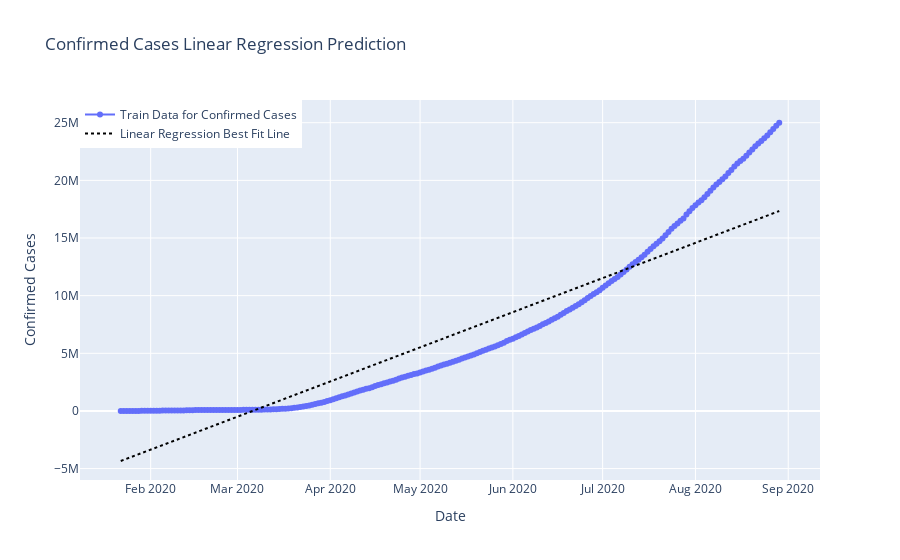

Notebook cell for this chart:
### Code cell
plt.figure(figsize=(11,6))
prediction_linreg=lin_reg.predict(np.array(datewise["Days Since"]).reshape(-1,1))
linreg_output=[]
for i in range(prediction_linreg.shape[0]):
    linreg_output.append(prediction_linreg[i][0])

fig=go.Figure()
fig.add_trace(go.Scatter(x=datewise.index, y=datewise["Confirmed"],
                    mode='lines+markers',name="Train Data for Confirmed Cases"))
fig.add_trace(go.Scatter(x=datewise.index, y=linreg_output,
                    mode='lines',name="Linear Regression Best Fit Line",
                    line=dict(color='black', dash='dot')))
fig.update_layout(title="Confirmed Cases Linear Regression Prediction",
                 xaxis_title="Date",yaxis_title="Confirmed Cases",legend=dict(x=0,y=1,traceorder="normal"))
fig.show()

### Figure 1 — Plotly figure (JSON) as saved in the notebook; plotly's stock layout.template omitted (floating-point values rounded to 4 significant figures; data arrays with more than 128 entries replaced by an {"elided": "..."} marker saying what was removed)
{"data": [{"mode": "lines+markers", "name": "Train Data for Confirmed Cases", "type": "scatter", "x": {"elided": "221 str values"}, "y": {"elided": "221 int values"}}, {"line": {"color": "black", "dash": "dot"}, "mode": "lines", "name": "Linear Regression Best Fit Line", "type": "scatter", "x": {"elided": "221 str values"}, "y": {"elided": "221 float values"}}], "layout": {"legend": {"traceorder": "normal", "x": 0, "y": 1}, "title": {"text": "Confirmed Cases Linear Regression Prediction"}, "xaxis": {"title": {"text": "Date"}}, "yaxis": {"title": {"text": "Confirmed Cases"}}}}
